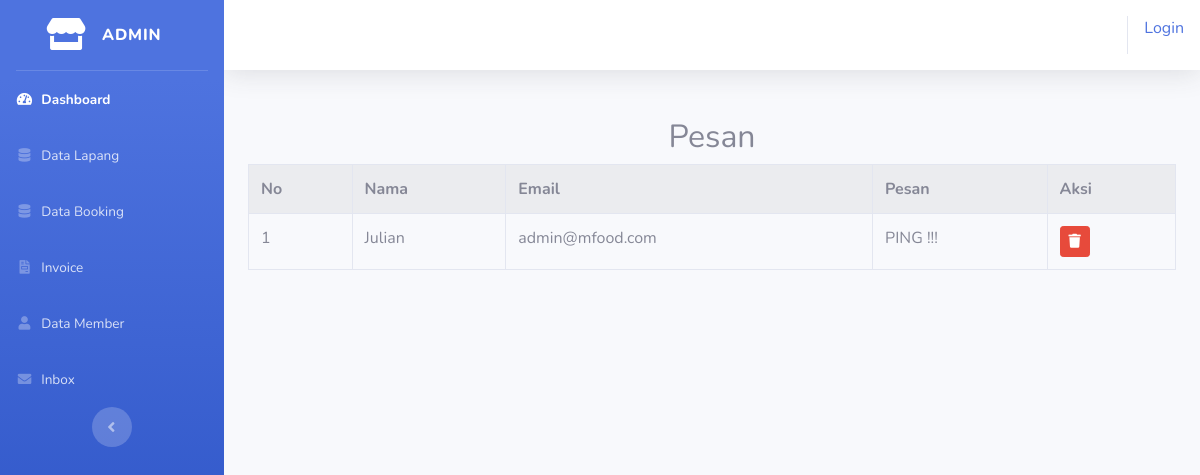
The app's page /index.php/admin/inbox with its own data.
### tables this page shows
CREATE TABLE `tb_inbox` (
  `id_inbox` int(11) NOT NULL,
  `nama` varchar(20) NOT NULL,
  `email` varchar(20) NOT NULL,
  `pesan` varchar(100) NOT NULL
);

### application/controllers/admin/inbox.php (called while the page is built, shortened)
<?php
class Inbox extends CI_Controller{
	function __construct(){
		$this->load->model('model_kontak');
                $this->load->helper('url');
	}
	function index(){
		$data['user'] = $this->model_kontak->tampil_data()->result();
		$this->load->view('templates_admin/header');
		$this->load->view('templates_admin/sidebar');
		$this->load->view('admin/inbox', $data);
		$this->load->view('templates_admin/footer');
	}
}
?>

### index.php (called while the page is built, shortened)
<?php
require_once BASEPATH.'core/CodeIgniter.php';

### application/models/model_kontak.php (called while the page is built, shortened)
<?php
class Model_kontak extends CI_Model{
	public function tampil_data()
	{
		return $this->db->get('tb_inbox');
	}
}

### application/views/admin/inbox.php (the view)
<div class="container-fluid">
<br>
	<h2><center>Pesan</center></h2>
	<table class="table table-bordered table-hover table-striped">
		<tr>
			<th>No</th>
			<th>Nama</th>
			<th>Email</th>
			<th>Pesan</th>
			<th>Aksi</th>
		</tr>
		<?php
		$no = 1;
		foreach($user as $u){
		?>
		<tr>
			<td><?php echo $no++ ?></td>
			<td><?php echo $u->nama ?></td>
			<td><?php echo $u->email ?></td>
			<td><?php echo $u->pesan ?></td>
			<td onclick="javascript: return confirm('Anda Yakin Hapus?')"><?php echo anchor('admin/inbox/hapus/' .$u->id_inbox, '<div class="btn btn-danger btn-sm"><i class="fas fa-trash"></i></div>') ?></td>
		</tr>
		<?php } ?>
	</table>
</div>
</body>
</html>

### records on screen
tb_inbox: nama "Julian", email "admin@mfood.com", pesan "PING !!!"

### other values on screen
anchor('auth/login','Login') "Login"
